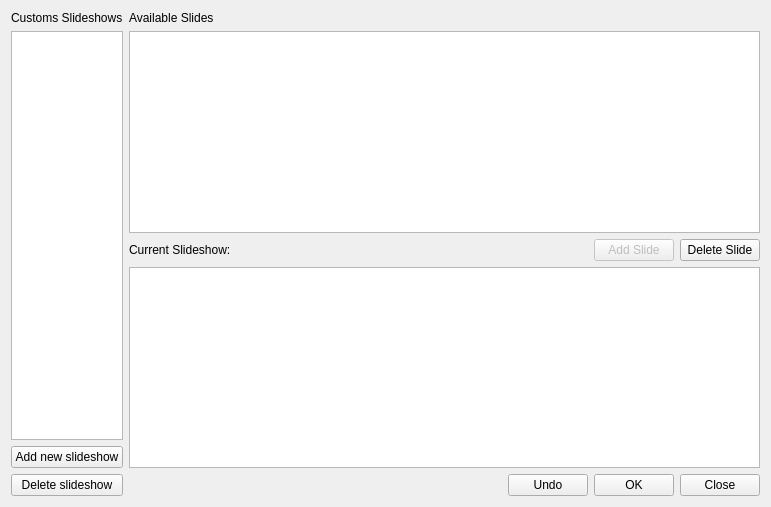
<ui version="4.0" >
 <class>CustomSlideShowsWidget</class>
 <widget class="QWidget" name="CustomSlideShowsWidget" >
  <property name="windowModality" >
   <enum>Qt::WindowModal</enum>
  </property>
  <property name="geometry" >
   <rect>
    <x>0</x>
    <y>0</y>
    <width>771</width>
    <height>507</height>
   </rect>
  </property>
  <property name="sizePolicy" >
   <sizepolicy vsizetype="Minimum" hsizetype="Minimum" >
    <horstretch>0</horstretch>
    <verstretch>0</verstretch>
   </sizepolicy>
  </property>
  <property name="windowTitle" >
   <string>Custom Slideshows editor</string>
  </property>
  <layout class="QGridLayout" >
   <item rowspan="5" row="0" column="0" >
    <layout class="QVBoxLayout" >
     <item>
      <widget class="QLabel" name="label" >
       <property name="sizePolicy" >
        <sizepolicy vsizetype="Fixed" hsizetype="Fixed" >
         <horstretch>0</horstretch>
         <verstretch>0</verstretch>
        </sizepolicy>
       </property>
       <property name="text" >
        <string>Customs Slideshows</string>
       </property>
      </widget>
     </item>
     <item>
      <widget class="QListWidget" name="customSlideShowsList" >
       <property name="sizePolicy" >
        <sizepolicy vsizetype="Expanding" hsizetype="Ignored" >
         <horstretch>0</horstretch>
         <verstretch>0</verstretch>
        </sizepolicy>
       </property>
       <property name="selectionMode" >
        <enum>QAbstractItemView::SingleSelection</enum>
       </property>
       <property name="selectionBehavior" >
        <enum>QAbstractItemView::SelectItems</enum>
       </property>
      </widget>
     </item>
     <item>
      <widget class="QPushButton" name="addButton" >
       <property name="text" >
        <string>Add new slideshow</string>
       </property>
      </widget>
     </item>
     <item>
      <widget class="QPushButton" name="deleteButton" >
       <property name="text" >
        <string>Delete slideshow</string>
       </property>
      </widget>
     </item>
    </layout>
   </item>
   <item row="0" column="1" >
    <widget class="QLabel" name="label_3" >
     <property name="text" >
      <string>Available Slides</string>
     </property>
    </widget>
   </item>
   <item row="1" column="1" >
    <widget class="QListWidget" name="availableSlidesList" >
     <property name="dragEnabled" >
      <bool>true</bool>
     </property>
     <property name="dragDropMode" >
      <enum>QAbstractItemView::DropOnly</enum>
     </property>
     <property name="selectionMode" >
      <enum>QAbstractItemView::ExtendedSelection</enum>
     </property>
     <property name="movement" >
      <enum>QListView::Static</enum>
     </property>
     <property name="flow" >
      <enum>QListView::LeftToRight</enum>
     </property>
     <property name="viewMode" >
      <enum>QListView::IconMode</enum>
     </property>
    </widget>
   </item>
   <item row="2" column="1" >
    <layout class="QHBoxLayout" >
     <item>
      <widget class="QLabel" name="label_2" >
       <property name="text" >
        <string>Current Slideshow:</string>
       </property>
      </widget>
     </item>
     <item>
      <spacer>
       <property name="orientation" >
        <enum>Qt::Horizontal</enum>
       </property>
       <property name="sizeHint" stdset="0" >
        <size>
         <width>40</width>
         <height>20</height>
        </size>
       </property>
      </spacer>
     </item>
     <item>
      <widget class="QPushButton" name="addSlideButton" >
       <property name="enabled" >
        <bool>false</bool>
       </property>
       <property name="text" >
        <string>Add Slide</string>
       </property>
      </widget>
     </item>
     <item>
      <widget class="QPushButton" name="deleteSlideButton" >
       <property name="text" >
        <string>Delete Slide</string>
       </property>
      </widget>
     </item>
    </layout>
   </item>
   <item row="3" column="1" >
    <widget class="QListWidget" name="currentSlidesList" >
     <property name="verticalScrollBarPolicy" >
      <enum>Qt::ScrollBarAsNeeded</enum>
     </property>
     <property name="dragEnabled" >
      <bool>true</bool>
     </property>
     <property name="dragDropMode" >
      <enum>QAbstractItemView::DropOnly</enum>
     </property>
     <property name="movement" >
      <enum>QListView::Static</enum>
     </property>
     <property name="flow" >
      <enum>QListView::LeftToRight</enum>
     </property>
     <property name="viewMode" >
      <enum>QListView::IconMode</enum>
     </property>
    </widget>
   </item>
   <item row="4" column="1" >
    <layout class="QHBoxLayout" >
     <item>
      <spacer>
       <property name="orientation" >
        <enum>Qt::Horizontal</enum>
       </property>
       <property name="sizeHint" stdset="0" >
        <size>
         <width>40</width>
         <height>20</height>
        </size>
       </property>
      </spacer>
     </item>
     <item>
      <widget class="QPushButton" name="undoButton" >
       <property name="text" >
        <string>Undo</string>
       </property>
      </widget>
     </item>
     <item>
      <widget class="QPushButton" name="okButton" >
       <property name="text" >
        <string>OK</string>
       </property>
      </widget>
     </item>
     <item>
      <widget class="QPushButton" name="closeButton" >
       <property name="text" >
        <string>Close</string>
       </property>
      </widget>
     </item>
    </layout>
   </item>
  </layout>
 </widget>
 <resources/>
 <connections>
  <connection>
   <sender>closeButton</sender>
   <signal>clicked()</signal>
   <receiver>CustomSlideShowsWidget</receiver>
   <slot>close()</slot>
   <hints>
    <hint type="sourcelabel" >
     <x>719</x>
     <y>381</y>
    </hint>
    <hint type="destinationlabel" >
     <x>452</x>
     <y>393</y>
    </hint>
   </hints>
  </connection>
 </connections>
</ui>
